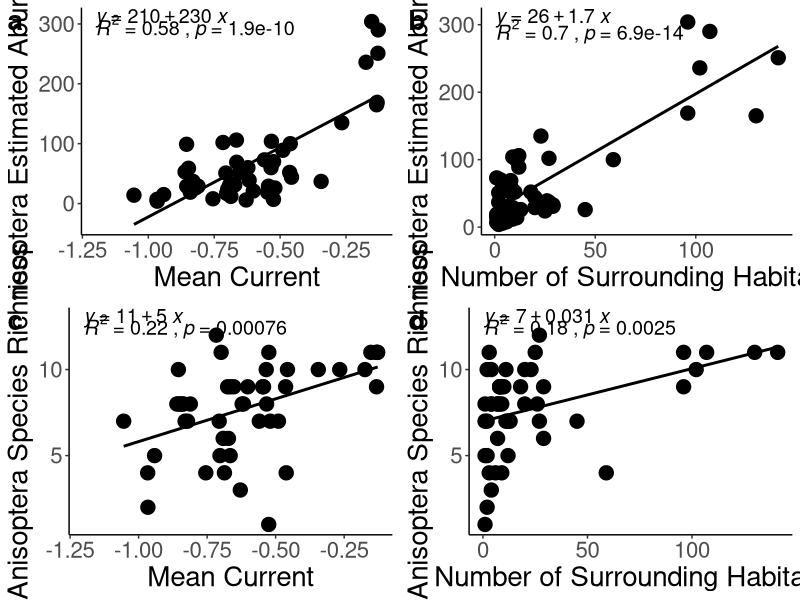
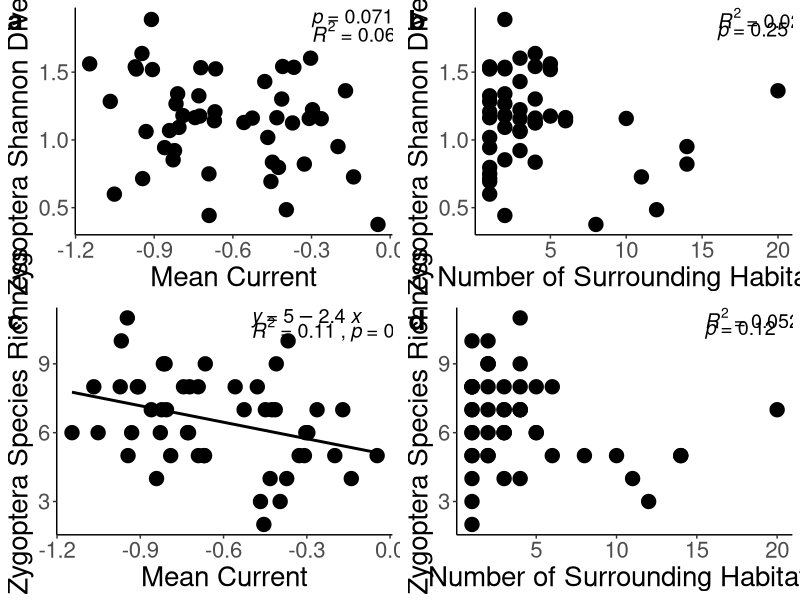
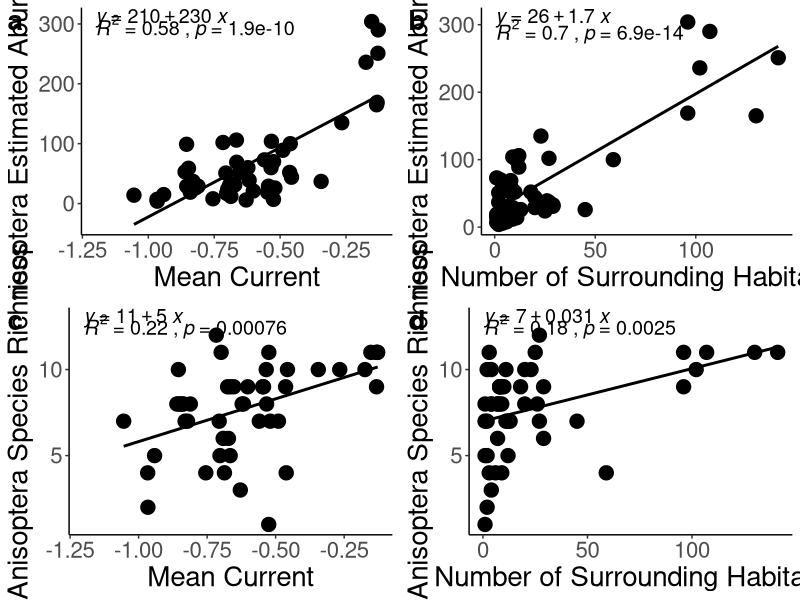
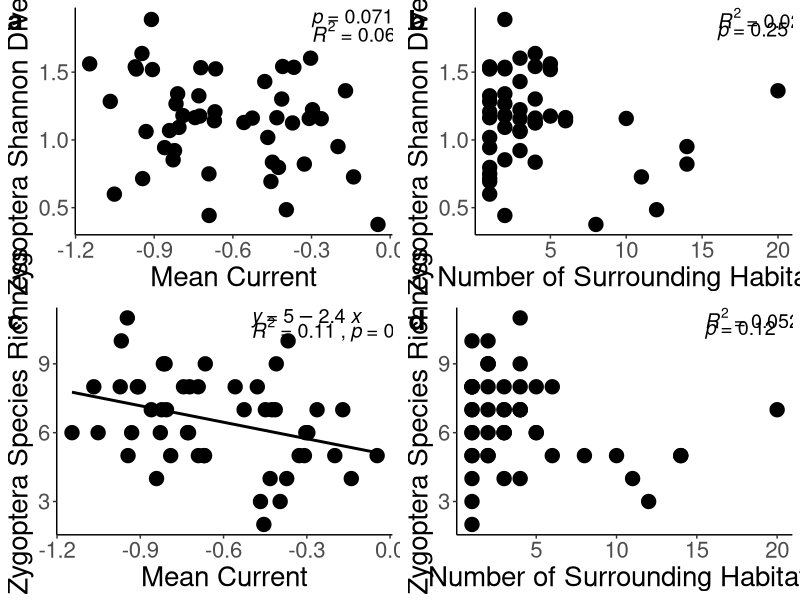

Here is the R script that generated these plots, in order:
# Regression Figures
# Author: Isabella Richmond 
# This script is for producing figures demonstrating the 
# relationships between current and Odonates

#### Load Packages ####
p <- c("dplyr", "ggplot2", "data.table", "ggpubr")
lapply(p, library, character.only=T)

#### Load Data ####
ani <- fread("input/cleaned/AnisopteraCleaned.csv")
zyg <- fread("input/cleaned/ZygopteraCleaned.csv")

# select the relevant columns 
anis <- select(ani, c(Pond, abundance, speciescount, shannon, Group, mean.nine, sd.nine, n.nine))
zygs <- select(zyg, c(Pond, abundance, speciescount, shannon, Group, mean.three, sd.three, n.three))

#### Figure 1 - Anisoptera Regressions ####
am <- ggplot(anis, aes(x = mean.nine, y = abundance))+
  geom_point(aes(size = 3))+
  geom_smooth(method="lm",se=FALSE,col="black")+
  stat_cor(aes(x = mean.nine,y = abundance,label = paste(..rr.label.., ..p.label.., sep = "~`,`~"), group=1), label.y = 295, label.x = -1.2, size = 5)+
  stat_regline_equation(aes(x = mean.nine,y = abundance), label.y = 310, label.x = -1.2, size = 5)+
  theme_classic() +
  theme(text = element_text(size = 20), 
        legend.position = "none")+
  xlab("Mean Current") +
  ylab("Anisoptera Estimated Abundance")

asd <- ggplot(anis, aes(x= sd.nine, y = abundance))+
  geom_point(aes(size = 3))+
  geom_smooth(method="lm",se=FALSE,col="black")+
  stat_cor(aes(x = sd.nine,y = abundance,label = paste(..rr.label.., ..p.label.., sep = "~`,`~")), label.y = 295, label.x = 0, size = 5)+
  stat_regline_equation(aes(x = sd.nine, y = abundance), label.y = 310, label.x = 0, size = 5)+
  theme_classic() +
  theme(text = element_text(size = 20), 
        legend.position = "none")+
  xlab("Standard Deviation Current") +
  ylab("Anisoptera Estimated Abundance")

ah <- ggplot(anis, aes(n.nine, abundance))+
  geom_point(aes(size = 3))+
  geom_smooth(method="lm",se=FALSE,col="black")+
  stat_cor(aes(n.nine,abundance,label = paste(..rr.label.., ..p.label.., sep = "~`,`~")), label.y = 290, label.x = 0.45, size = 5)+
  stat_regline_equation(aes(n.nine,abundance), label.y = 310, label.x = 0.45, size = 5)+
  theme_classic() +
  theme(text = element_text(size = 20), 
        legend.position = "none")+
  xlab("Number of Surrounding Habitats") +
  ylab("Anisoptera Estimated Abundance")

as <- ggplot(anis, aes(mean.nine, shannon))+
  geom_point(aes(size = 3))+
  geom_smooth(method="lm",se=FALSE,col="black")+
  stat_cor(aes(mean.nine,shannon,label = paste(..rr.label.., ..p.label.., sep = "~`,`~"), group=1), label.y = 2, label.x = -0.35, size = 5)+
  stat_regline_equation(aes(mean.nine,shannon), label.y = 2.1, label.x = -0.35, size = 5)+
  theme_classic() +
  theme(text = element_text(size = 20), 
        legend.position = "none")+
  xlab("Mean Current") +
  ylab("Anisoptera Shannon Diversity")

srm <- ggplot(anis, aes(mean.nine, speciescount))+
  geom_point(aes(size = 3))+
  geom_smooth(method="lm",se=FALSE,col="black")+
  stat_cor(aes(mean.nine,speciescount,label = paste(..rr.label.., ..p.label.., sep = "~`,`~"), group=1), label.y = 12.5, label.x = -1.2,  size = 5)+
  stat_regline_equation(aes(mean.nine,speciescount), label.y = 13, label.x = -1.2, size = 5)+
  theme_classic() +
  theme(text = element_text(size = 20), 
        legend.position = "none")+
  xlab("Mean Current") +
  ylab("Anisoptera Species Richness")

srh <- ggplot(anis, aes(n.nine, speciescount))+
  geom_point(aes(size = 3))+
  geom_smooth(method="lm",se=FALSE,col="black")+
  stat_cor(aes(n.nine,speciescount,label = paste(..rr.label.., ..p.label.., sep = "~`,`~"), group=1), label.y = 12.5, label.x = 0.4, size = 5)+
  stat_regline_equation(aes(n.nine,speciescount), label.y = 13, label.x = 0.4, size = 5)+
  theme_classic() +
  theme(text = element_text(size = 20), 
        legend.position = "none")+
  xlab("Number of Surrounding Habitats") +
  ylab("Anisoptera Species Richness")


ggarrange(am, ah, srm, srh, ncol = 2, nrow = 2, labels = "auto", font.label = list(size = 20))

ggsave("graphics/AnisopteraRegression.jpg", width = 15, height = 12, dpi = 400)

#### Figure 2 - Anisoptera Species Richness Regressions ####
zsdc <- ggplot(zygs, aes(x = mean.three, y = shannon))+
  geom_point(aes(size=3))+
  stat_cor(aes(label = paste(..p.label..), group=1), label.y = 1.9, label.x = -0.3, size = 5)+
  stat_cor(aes(label = paste(..rr.label..), group=1), label.y = 1.8, label.x = -0.3, size = 5)+
  theme_classic() +
  theme(text = element_text(size = 20), 
        legend.position = "none")+
  xlab("Mean Current") +
  ylab("Zygoptera Shannon Diversity")

zsdh <- ggplot(zygs, aes(x= n.three, y = shannon))+
  geom_point(aes(size=3))+
  stat_cor(aes(label = paste(..rr.label..), group =1), label.y = 1.9, label.x = 16, size = 5)+
  stat_cor(aes(label = paste(..p.label..), group = 1), label.y = 1.8, label.x = 16, size = 5)+
  theme_classic() +
  theme(text = element_text(size = 20), 
        legend.position = "none")+
  xlab("Number of Surrounding Habitats") +
  ylab("Zygoptera Shannon Diversity")

zsrc <- ggplot(zygs, aes(mean.three, speciescount))+
  geom_point(aes(size=3))+
  geom_smooth(method="lm",se=FALSE,col="black")+
  stat_cor(aes(label = paste(..rr.label.., ..p.label.., sep = "~`,`~")), label.y = 10.5, label.x = -0.5, size = 5)+
  stat_regline_equation(label.y = 11, label.x = -0.5, size = 5)+
  theme_classic() +
  theme(text = element_text(size = 20), 
        legend.position = "none")+
  xlab("Mean Current") +
  ylab("Zygoptera Species Richness")

zsrh <- ggplot(zygs, aes(n.three, speciescount))+
  geom_point(aes(size=3))+
  stat_cor(aes(label = paste(..rr.label..), group=1), label.y = 11, label.x = 15.5, size = 5)+
  stat_cor(aes(label = paste(..p.label..), group=1), label.y = 10.5, label.x = 15.5, size = 5)+
  theme_classic() +
  theme(text = element_text(size = 20), 
        legend.position = "none")+
  xlab("Number of Surrounding Habitats") +
  ylab("Zygoptera Species Richness")


ggarrange(zsdc, zsdh, zsrc, zsrh, ncol = 2, nrow = 2, labels = "auto", font.label = list(size = 20))

ggsave("graphics/ZygopteraRegression.jpg", width = 15, height = 12, dpi = 400)
